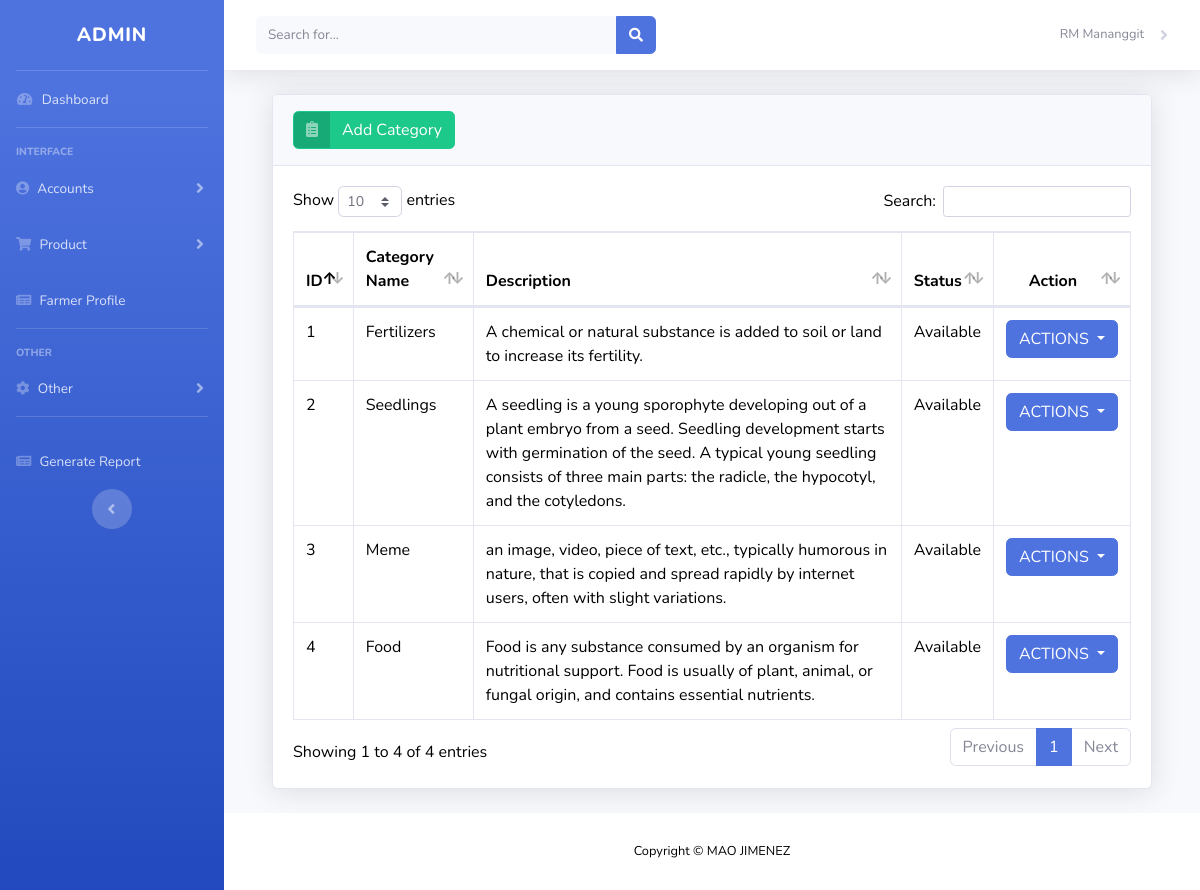
Before: /admin/product_category.php (signed in) with the older database file.
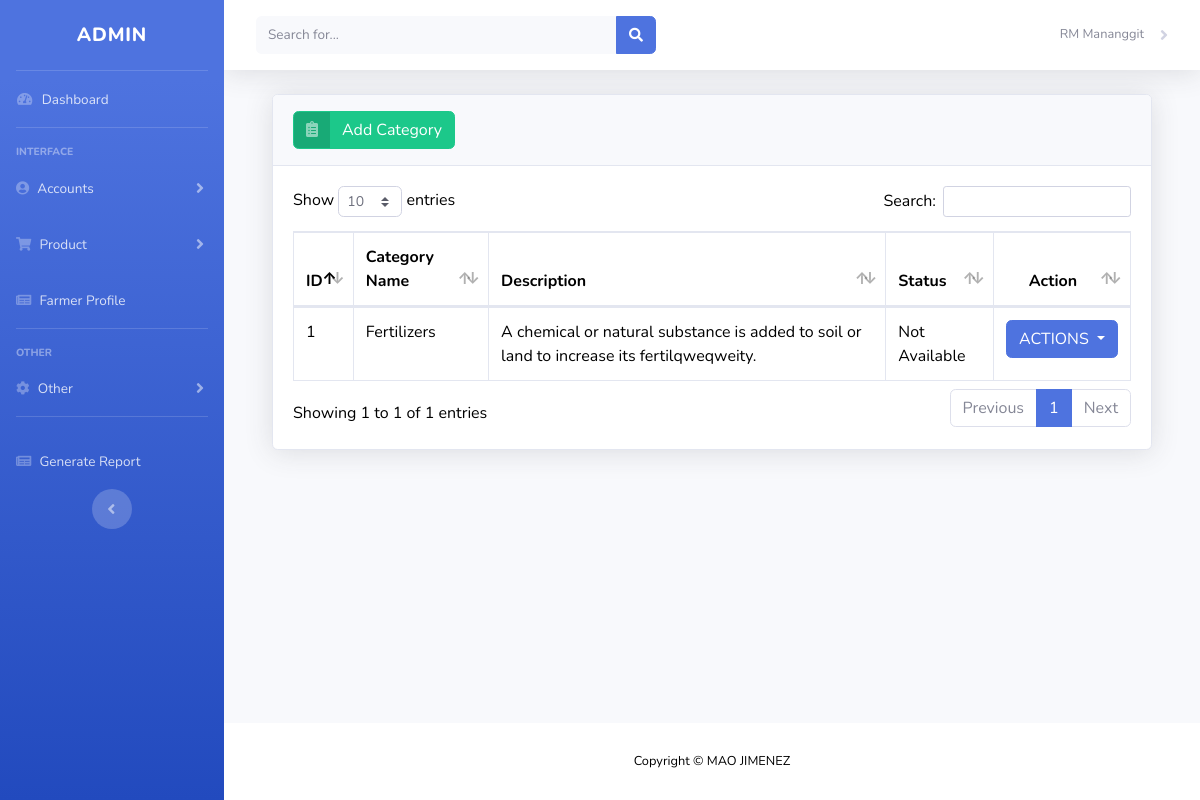
After: the same page with the newer database file.
### tables this page shows
CREATE TABLE `product_category` (
  `product_category_id` int(11) NOT NULL,
  `category_name` varchar(90) NOT NULL,
  `category_description` varchar(255) NOT NULL,
  `category_status` varchar(90) NOT NULL
);

### admin/product_category.php (the view, shortened to what this page needs)
<?php include('authentication.php'); ?>
<?php include('includes/header.php');?>
<div class="container-fluid">
                    <div class="card shadow mb-4">
                        <div class="card-header py-3">
                        <a href="product_category_add.php" class="btn btn-success btn-icon-split">
                                        <span class="icon text-white-50">
                                        <i class="fas fa-clipboard-list"></i>
                                        </span>
                                        <span class="text">Add Category</span>
                                    </a>
                        </div>
                        <div class="card-body">
                            <div class="table-responsive">
                                <table class="table table-bordered" id="dataTable" width="100%" cellspacing="0">
                                    <thead>
                                        <tr>
                                            <th>ID</th>
                                            <th>Category Name</th>
                                            <th>Description</th>
                                            <th>Status</th>
                                            <th class="text-center">Action</th>
                                        </tr>
                                    </thead>
                                    <tbody>
                                    <?php
                            $query = "SELECT
                            *,
                            product_category.*
                        FROM
                            product_category";
                            $query_run = mysqli_query($con, $query);
                            if(mysqli_num_rows($query_run) > 0)
                            {
                                foreach($query_run as $row)
                                {
                                    ?>
                                    <tr>
                                    <td><?= $row['product_category_id']; ?></td>
                                        <td><?= $row['category_name']; ?></td>
                                        <td><?= $row['category_description']; ?></td>
                                        <td><?= $row['category_status']; ?></td>
                                        <td class="text-center">
                                        <div class="dropdown ">
  <button class="btn btn-primary dropdown-toggle" type="button" id="dropdownMenuButton" data-toggle="dropdown" aria-haspopup="true" aria-expanded="false">
 ACTIONS
  </button>
</div>
                                </td>
                                    </tr>
                                    <?php
                                }
                            }
                            else
                            {
                            ?>
                                <tr>
                                    <td colspan="6">No Record Found</td>
                                </tr>
                            <?php
                            }
                            ?>
                                    </tbody>
                                </table>
                            </div>
                        </div>
                    </div>
                </div>
<?php include('includes/footer.php');?>

### admin/includes/header.php (shortened to what this page needs)
<!DOCTYPE html>
<html lang="en">
<head>
    <link href="vendor/fontawesome-free/css/all.min.css" rel="stylesheet" type="text/css">
    <link href="css/sb-admin-2.min.css" rel="stylesheet">
    <link href="css/custom.css" rel="stylesheet">
    <link rel="stylesheet" href="https://cdnjs.cloudflare.com/ajax/libs/bootstrap-datepicker/1.9.0/css/bootstrap-datepicker.min.css">
    <link rel="stylesheet" href="https://cdnjs.cloudflare.com/ajax/libs/font-awesome/4.7.0/css/font-awesome.min.css">
    <link href="vendor/datatables/dataTables.bootstrap4.min.css" rel="stylesheet">
</head>
<body>
<?php include('includes/sidebar.php');?>
<?php include('includes/nav-top.php');?>

### admin/includes/sidebar.php (shortened to what this page needs)
 <div id="wrapper">
<ul class="navbar-nav bg-gradient-primary sidebar sidebar-dark accordion" id="accordionSidebar">
    <a class="sidebar-brand d-flex align-items-center justify-content-center" href="index.php">
        <div class="sidebar-brand-text mx-3" style="font-size: larger;">ADMIN</div>
    </a>
    <hr class="sidebar-divider my-0">
    <li class="nav-item">
        <a class="nav-link" href="index.php">
            <i class="fas fa-fw fa-tachometer-alt"></i>
            <span>Dashboard</span></a>
    </li>
    <hr class="sidebar-divider">
    <div class="sidebar-heading">
        Interface
    </div>
    <li class="nav-item">
        <a class="nav-link collapsed" href="#" data-toggle="collapse" data-target="#account"
            aria-expanded="true" aria-controls="account">
            <i class="fas fa-user-circle"></i>
            <span>Accounts</span>
        </a>
    </li>
    <li class="nav-item">
        <a class="nav-link collapsed" href="#" data-toggle="collapse" data-target="#collapseUtilities"
            aria-expanded="true" aria-controls="collapseUtilities">
            <i class="fas fa-shopping-cart"></i>
            <span>Product</span>
        </a>
    </li>
    <li class="nav-item">
        <a class="nav-link collapsed" href="farmer_account.php">
        <i class="fas fa-newspaper"></i>
            <span>Farmer Profile</span>
        </a>
    </li>
    <hr class="sidebar-divider">
    <div class="sidebar-heading">
        Other
    </div>
    <li class="nav-item">
        <a class="nav-link collapsed" href="#" data-toggle="collapse" data-target="#collapsePages"
            aria-expanded="true" aria-controls="collapsePages">
            <i class="fas fa-cog"></i>
            <span>Other</span>
        </a>
    </li>
    <hr class="sidebar-divider d-none d-md-block">
    <li class="nav-item">
        <a class="nav-link collapsed" href="#">
        <i class="fas fa-newspaper"></i>
            <span>Generate Report</span>
        </a>
    </li>
    <div class="text-center d-none d-md-inline">
        <button class="rounded-circle border-0" id="sidebarToggle"></button>
    </div>
</ul>

### admin/includes/nav-top.php (shortened to what this page needs)
  <div id="content-wrapper" class="d-flex flex-column">
<div id="content">
    <nav class="navbar navbar-expand navbar-light bg-white topbar mb-4 static-top shadow">
        <form
            class="d-none d-sm-inline-block form-inline mr-auto ml-md-3 my-2 my-md-0 mw-100 navbar-search">
            <div class="input-group">
                <input type="text" class="form-control bg-light border-0 small" placeholder="Search for..."
                    aria-label="Search" aria-describedby="basic-addon2">
                <div class="input-group-append">
                    <button class="btn btn-primary" type="button">
                        <i class="fas fa-search fa-sm"></i>
                    </button>
                </div>
            </div>
        </form>
        <ul class="navbar-nav ml-auto">
            <li class="nav-item dropdown">
                <a class="nav-link dropdown-toggle" href="#" id="userDropdown" role="button"
                    data-toggle="dropdown" aria-haspopup="true" aria-expanded="false">
                    <span class="mr-2 d-none d-lg-inline text-gray-600 small"> <?= $_SESSION['auth_user'] ['user_name'];  ?></span>
                </a>
            </li>
        </ul>
    </nav>
    <div class="container-fluid">

### admin/includes/footer.php (shortened to what this page needs)
</div>
            </div>
            <footer class="sticky-footer bg-white">
                <div class="container my-auto">
                    <div class="copyright text-center my-auto">
                        <span>Copyright &copy; MAO JIMENEZ</span>
                    </div>
                </div>
            </footer>
        </div>
    </div>
</body>
</html>

### admin/css/custom.css (style rules this page uses)
body { color: black; }

Changed rows visible on the page:
removed product_category: product_category_id "2", category_name "Seedlings", category_description "A seedling is a young sporophyte developing out of a plant embryo from a seed. Seedling development starts with germination of the seed. A typical young seedling consists of three main parts: the radicle, the hypocotyl, and the cotyledons.", category_status "Available"
removed product_category: product_category_id "3", category_name "Meme", category_description "an image, video, piece of text, etc., typically humorous in nature, that is copied and spread rapidly by internet users, often with slight variations.", category_status "Available"
removed product_category: product_category_id "4", category_name "Food", category_description "Food is any substance consumed by an organism for nutritional support. Food is usually of plant, animal, or fungal origin, and contains essential nutrients.", category_status "Available"
changed product_category "Fertilizers": category_description "A chemical or natural substance is added to soil or land to increase its fertility." → "A chemical or natural substance is added to soil or land to increase its fertilqweqweity."; category_status "Available" → "Not Available"
Other visible differences:
text written by a page script: "Show entries Search: Showing 1 to 4 of 4 entries Previous 1 Next" → "Show entries Search: Showing 1 to 1 of 1 entries Previous 1 Next"
